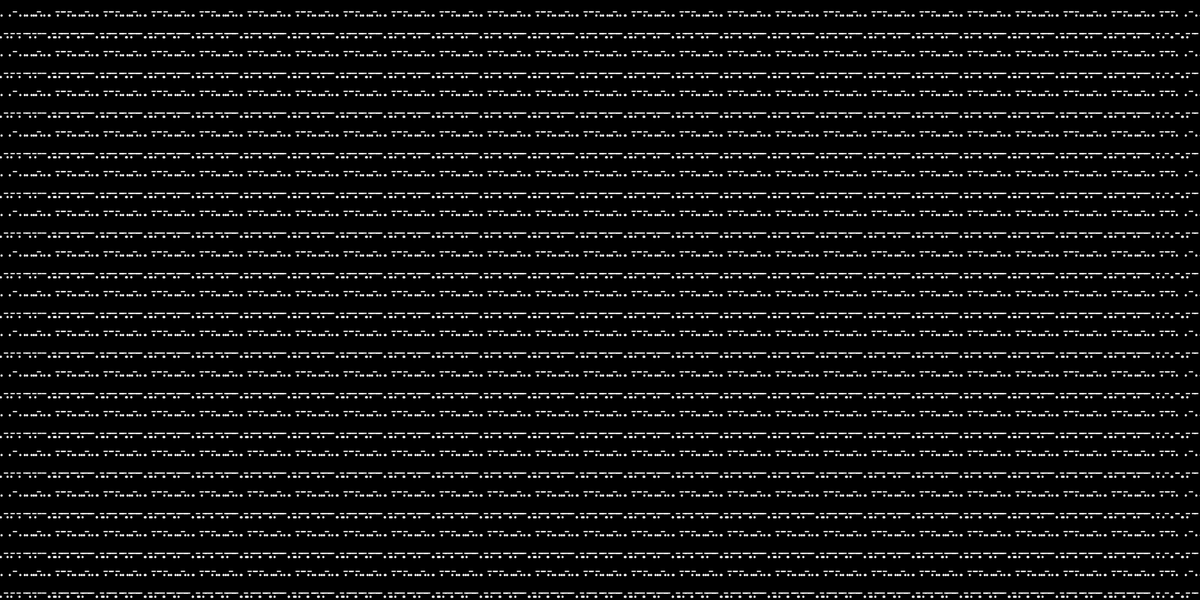
Frame 1 (no input)
Frame 60 (the mouse pressed at the canvas centre just before this capture): identical to frame 1, image omitted
Frame 120 (the mouse held since frame 60 and released just before this capture): identical to frame 1, image omitted

The Processing sketch that drew this single still picture (run headless with seeded random() and noise(); from frame 60 on, the mouse is pressed at the canvas centre):

// Processing sketch: Week2_GRID_NM
// ── Week2_GRID_NM.pde
void setup() {
  size(1600, 800);          //2:1 ratio
  textAlign(CENTER, CENTER);
  textSize(25);
}

void draw() {
  background(0);         

  // Number of rows & columns
  int rows = 15;
  int cols = 25;
  
  // Calculate cell sizes
  float cellW = width / (float)cols;
  float cellH = height / (float)rows;

  // Morse code for "Hello World!"
  String morseOnly = 
    ".... . .-.. .-.. ---\n" +
    ".-- --- .-. .-.. -.. -.-.--";

  // Grid
  for (int y = 0; y < rows; y++) {
    for (int x = 0; x < cols; x++) {
      // Compute cell's center
      float centerX = x * cellW + cellW / 2;
      float centerY = y * cellH + cellH / 2;

      pushMatrix();
      translate(centerX, centerY);
      // Rotate for better results
      if (x % 2 == 1) {
        rotate(PI*2);
      }
      fill(255);
      noStroke();
      text(morseOnly, 0, 0);
      popMatrix();
    }
  }
}
